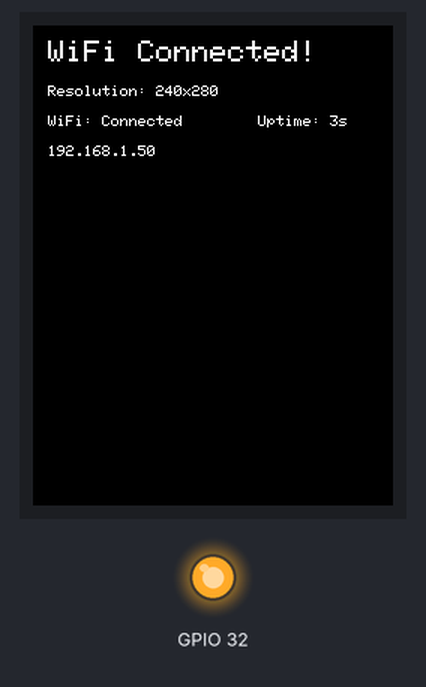
Bench run of a sketch on a simulated ESP32. Shown: 240×320 colour display, output pins drawn as LEDs (lit = HIGH). WiFi joins after 1.5 s; servers stay silent unless stated; what the sketch prints to the serial monitor is not drawn.

Above: at 3.5 s.
At 28.5 s:
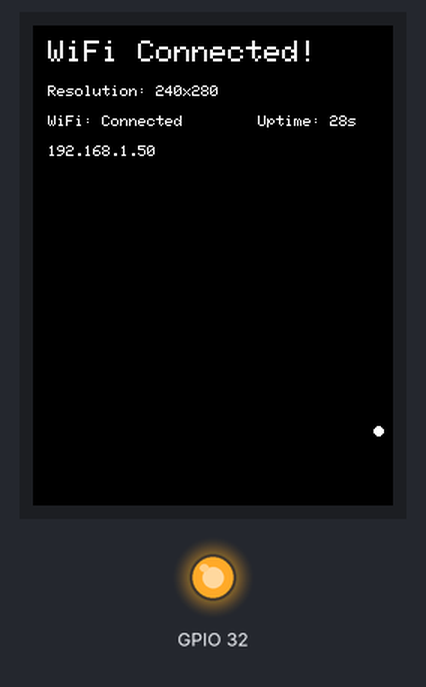

The sketch:

ESP32_TFT_ST7789.ino
```cpp
#include <TFT_eSPI.h>
#include <WiFi.h>

const char* ssid = "";
const char* password = "";

TFT_eSPI tft = TFT_eSPI();

void start_led(const char* msg) {  // Добавлен const char*
  tft.fillScreen(TFT_BLACK);  // Очищаем экран перед выводом нового сообщения

  tft.setTextColor(TFT_WHITE, TFT_BLACK);
  tft.setTextSize(2);
  tft.setCursor(10, 10);
  tft.println(msg);

  tft.setTextSize(1);
  tft.setCursor(10, 40);
  tft.println("Resolution: 240x280");

  // Выводим статус WiFi
  tft.setCursor(10, 60);
  tft.print("WiFi: ");
  if (WiFi.status() == WL_CONNECTED) {
    tft.println("Connected");
    tft.setCursor(10, 80);
    tft.println(WiFi.localIP());  // Показываем IP адрес
  } else {
    tft.println("Disconnected");
  }
}

void setup() {
  Serial.begin(115200);

  // Инициализация дисплея
  tft.init();
  tft.setRotation(0);
  tft.fillScreen(TFT_BLACK);

  // Включаем подсветку (один раз в setup)
  pinMode(32, OUTPUT);
  digitalWrite(32, HIGH);

  start_led("Starting...");

  // Подключаемся к WiFi
  WiFi.begin(ssid, password);

  int attempts = 0;
  while (WiFi.status() != WL_CONNECTED && attempts < 20) {  // Максимум 20 попыток
    delay(1000);
    Serial.print(".");
    attempts++;

    // Обновляем сообщение о статусе
    tft.fillRect(10, 10, 200, 20, TFT_BLACK);  // Частичное обновление
    tft.setCursor(10, 10);
    tft.setTextColor(TFT_YELLOW, TFT_BLACK);
    tft.print("Connecting");
    for (int i = 0; i < attempts % 4; i++) {
      tft.print(".");
    }
  }

  if (WiFi.status() == WL_CONNECTED) {
    start_led("WiFi Connected!");
    Serial.println("\nWiFi connected!");
    Serial.print("IP address: ");
    Serial.println(WiFi.localIP());
  } else {
    start_led("WiFi Failed!");
    Serial.println("\nWiFi connection failed!");
  }
}

void loop() {
  // Добавим индикацию работы
  static unsigned long lastUpdate = 0;
  if (millis() - lastUpdate > 1000) {
    lastUpdate = millis();

    // Мигаем точкой в углу для индикации работы
    static bool dotState = false;
    dotState = !dotState;
    tft.fillCircle(230, 270, 3, dotState ? TFT_WHITE : TFT_BLACK);

    // Показываем время работы
    tft.fillRect(150, 60, 80, 10, TFT_BLACK);
    tft.setCursor(150, 60);
    tft.setTextSize(1);
    tft.print("Uptime: ");
    tft.print(millis() / 1000);
    tft.print("s");
  }

  delay(100);
}
```
